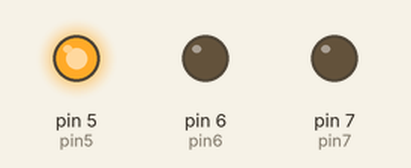
Bench run of a sketch on a simulated Arduino Uno, built with avr-gcc and run on an emulated ATmega328P. On the bench: output pins drawn as LEDs (lit = HIGH).

Above: at 0.5 s.
At 2.5 s:
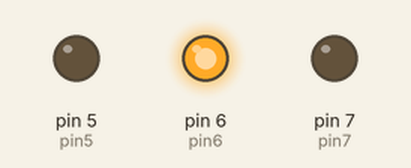
At 3.5 s:
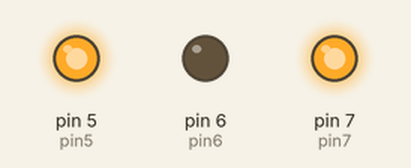
At 4.5 s:
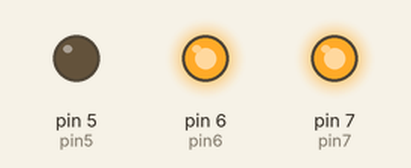
At 6.5 s:
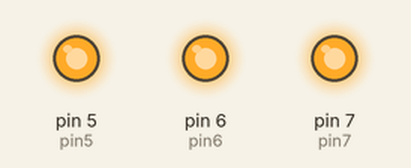
At 8.5 s:
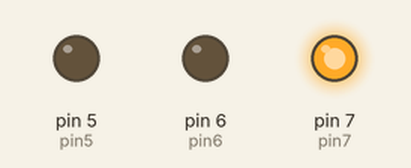
Timing chart, 0 to 9.1 s (numbered marks = the images above):
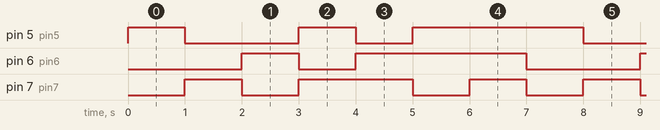

The sketch:

rgb.ino
```cpp
// Created by Aimar Fernandez
// Created on Mar 2026
// This program turns the RGB lights on and off

int pin5 = 5;
int pin6 = 6;
int pin7 = 7;

void setup() {
  // initiate pins
  pinMode(pin5, OUTPUT); // red
  pinMode(pin6, OUTPUT); // blue
  pinMode(pin7, OUTPUT); // green
}

void loop() {
  // wait one second, turn on/off

  // red
  digitalWrite(pin5, HIGH);
  delay(1000);
  digitalWrite(pin5, LOW);

  // green
  digitalWrite(pin7, HIGH);
  delay(1000);
  digitalWrite(pin7, LOW);

  // blue
  digitalWrite(pin6, HIGH);
  delay(1000);
  digitalWrite(pin6, LOW);

  // yellow
  digitalWrite(pin5, HIGH);
  digitalWrite(pin7, HIGH);
  delay(1000);
  digitalWrite(pin5, LOW);

  // cyan
  digitalWrite(pin6, HIGH);
  delay(1000);
  digitalWrite(pin7, LOW);

  // purple
  digitalWrite(pin5, HIGH);
  delay(1000);

  // white
  digitalWrite(pin6, HIGH);
  digitalWrite(pin7, HIGH);
  delay(1000);
  digitalWrite(pin5, LOW);
  digitalWrite(pin6, LOW);
  digitalWrite(pin7, LOW);
}
```

Measured:
- by itself, pin 5 (pin5): repeats every 7.0 s: LOW 2.0 s, HIGH 1.0 s, LOW 1.0 s, HIGH 3.0 s
- by itself, pin 6 (pin6): repeats every 7.0 s: LOW 1.0 s, HIGH 3.0 s, LOW 2.0 s, HIGH 1.0 s
- by itself, pin 7 (pin7): repeats every 7.0 s: LOW 1.0 s, HIGH 2.0 s, 2 × (LOW 1.0 s, HIGH 1.0 s)
